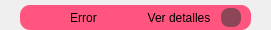
     <widget class="QFrame" name="top_bar">
      <property name="minimumSize">
       <size>
        <width>0</width>
        <height>30</height>
       </size>
      </property>
      <property name="maximumSize">
       <size>
        <width>16777215</width>
        <height>30</height>
       </size>
      </property>
      <property name="styleSheet">
       <string notr="true"/>
      </property>
      <property name="frameShape">
       <enum>QFrame::NoFrame</enum>
      </property>
      <property name="frameShadow">
       <enum>QFrame::Raised</enum>
      </property>
      <layout class="QHBoxLayout" name="horizontalLayout_2">
       <property name="spacing">
        <number>0</number>
       </property>
       <property name="leftMargin">
        <number>20</number>
       </property>
       <property name="topMargin">
        <number>5</number>
       </property>
       <property name="rightMargin">
        <number>20</number>
       </property>
       <property name="bottomMargin">
        <number>0</number>
       </property>
       <item>
        <widget class="QFrame" name="frame_error">
         <property name="maximumSize">
          <size>
           <width>16777215</width>
           <height>16777215</height>
          </size>
         </property>
         <property name="styleSheet">
          <string notr="true">background-color: rgb(255, 85, 127);
border-radius: 10px;</string>
         </property>
         <property name="frameShape">
          <enum>QFrame::StyledPanel</enum>
         </property>
         <property name="frameShadow">
          <enum>QFrame::Raised</enum>
         </property>
         <layout class="QHBoxLayout" name="horizontalLayout_3">
          <property name="leftMargin">
           <number>10</number>
          </property>
          <property name="topMargin">
           <number>3</number>
          </property>
          <property name="rightMargin">
           <number>10</number>
          </property>
          <property name="bottomMargin">
           <number>3</number>
          </property>
          <item>
           <spacer name="horizontalSpacer">
            <property name="orientation">
             <enum>Qt::Horizontal</enum>
            </property>
            <property name="sizeHint" stdset="0">
             <size>
              <width>40</width>
              <height>20</height>
             </size>
            </property>
           </spacer>
          </item>
          <item alignment="Qt::AlignHCenter">
           <widget class="QLabel" name="label_error">
            <property name="styleSheet">
             <string notr="true">font: 11pt &quot;Calibri&quot;;</string>
            </property>
            <property name="text">
             <string>Error</string>
            </property>
            <property name="alignment">
             <set>Qt::AlignCenter</set>
            </property>
           </widget>
          </item>
          <item>
           <spacer name="horizontalSpacer_3">
            <property name="orientation">
             <enum>Qt::Horizontal</enum>
            </property>
            <property name="sizeHint" stdset="0">
             <size>
              <width>40</width>
              <height>20</height>
             </size>
            </property>
           </spacer>
          </item>
          <item>
           <widget class="QToolButton" name="show_details">
            <property name="styleSheet">
             <string notr="true">QToolButton{
color: rgb(0, 0, 0);
font: bold 8pt &quot;Segoe UI&quot;;
}
QToolButton:hover{
color: rgb(255, 255, 255);
}</string>
            </property>
            <property name="text">
             <string>Ver detalles</string>
            </property>
           </widget>
          </item>
          <item>
           <widget class="QPushButton" name="close_pupup">
            <property name="maximumSize">
             <size>
              <width>20</width>
              <height>20</height>
             </size>
            </property>
            <property name="styleSheet">
             <string notr="true">QPushButton {
	border-radius: 8px;	
	background-image: url(:/Close_Image/graphics/cil-x.png);
	background-position: center;	
	background-color: rgb(60, 60, 60, 150);
}
QPushButton:hover {
	background-color: rgb(50, 50, 50);	
	color: rgb(200, 200, 200);
}
QPushButton:pressed {
	background-color: rgb(35, 35, 35);	
	color: rgb(200, 200, 200);
}</string>
            </property>
            <property name="text">
             <string/>
            </property>
            <property name="icon">
             <iconset resource="file_rc.qrc">
              <normaloff>:/Graphics/graphics/cil-x.png</normaloff>:/Graphics/graphics/cil-x.png</iconset>
            </property>
           </widget>
          </item>
         </layout>
        </widget>
       </item>
      </layout>
     </widget>
